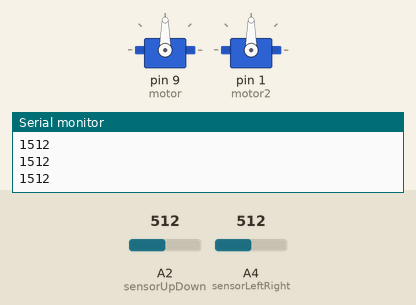
Recording of a sketch running on a simulated Arduino Uno, built with avr-gcc and run on an emulated ATmega328P. On the bench: 2 × servo, the last lines printed to the serial monitor. Inputs (shaded band) come from the test bench; at power-on: A2 (sensorUpDown) = 512, A4 (sensorLeftRight) = 512.

Above: at 1.2 s.
1.3 s: A2 (sensorUpDown) set to 0
At 2.5 s:
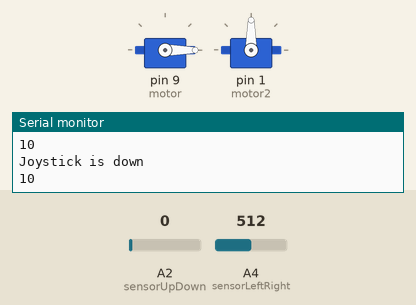
2.8 s: A4 (sensorLeftRight) set to 716
At 4.0 s:
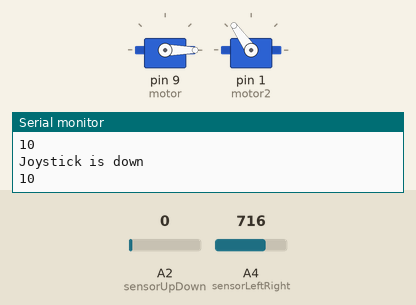
4.3 s: A2 (sensorUpDown) set to 1023
At 5.5 s:
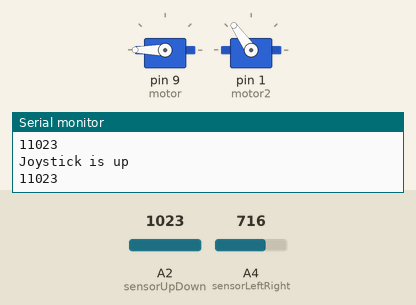
5.8 s: A4 (sensorLeftRight) set to 900
At 6.1 s:
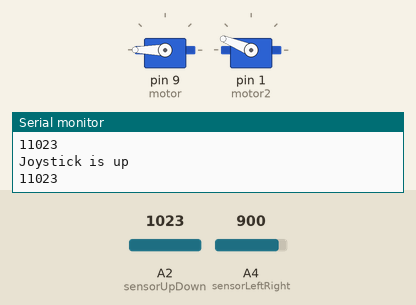
7.3 s: A2 (sensorUpDown) set to 1008
At 7.7 s:
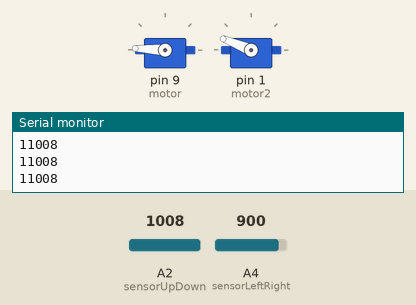
8.8 s: A4 (sensorLeftRight) set to 1023
At 9.3 s:
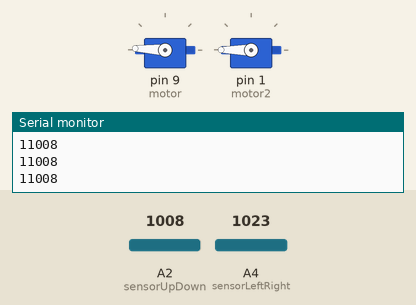
Timing chart, 0 to 11.3 s (numbered marks = the images above; inputs shaded):
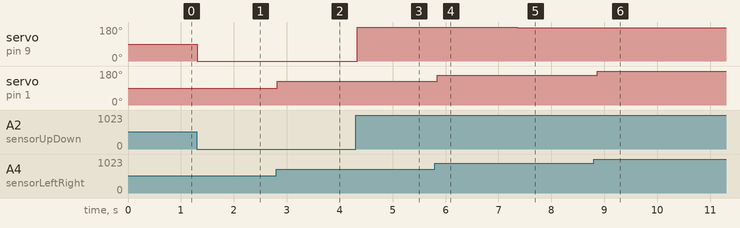

The sketch:

Jacob_joy_stick.ino
```cpp
// jacob joy stick
// this code reads the analog joy stick.
//10/26 joystick control servo motor.
#include <Servo.h>
Servo motor;
Servo motor2;


int sensorUpDown = A2;
int sensorLeftRight = A4;
int sensorSwitch = 48;
int ValueUpDown = 0;
int ValueLeftRight = 0;
int ValueSwitch = 0;
int sensorpin = 0;

int sensorvalue = 0;


void setup() {
  // put your setup code here, to run once:
motor.attach(9);
motor2.attach(1);
Serial.begin(9600);
pinMode (sensorpin, INPUT_PULLUP);


}

void loop() {
  // put your main code here, to run repeatedly:
/*
motor.write(1);
delay(1000);
motor.write(121);
delay(1000);
*/
int mapvalue = 0;
ValueUpDown = analogRead(sensorUpDown);
mapvalue = map(ValueUpDown, 0, 1023, 0, 180);
motor.write(mapvalue);

int mapvalue2 = 0;
ValueLeftRight = analogRead(sensorLeftRight);
mapvalue2 = map(ValueLeftRight, 0, 1023, 0, 180);
motor2.write(mapvalue2);


sensorvalue = digitalRead(sensorpin);
Serial.print(sensorvalue);

delay(100);
print_joystick_information( );


}
void print_joystick_information( ){
 Serial.println (ValueUpDown);
if (ValueUpDown == 1023){
  Serial.println ("Joystick is up");

}
if (ValueUpDown == 0) {
  Serial.println ("Joystick is down");


}
if (sensorvalue == 0) {
  Serial.println ("detected something");
}
}
```

Measured:
- after the input at 1.3 s, servo on pin 9 (motor): 90° → 0° at once
- after the input at 2.8 s, servo on pin 1 (motor2): 90° → 125° at once
- after the input at 4.3 s, servo on pin 9 (motor): 0° → 180° at once
- after the input at 5.8 s, servo on pin 1 (motor2): 125° → 158° after 0.05 s
- after the input at 7.3 s, servo on pin 9 (motor): 180° → 177° after 0.06 s
- after the input at 8.8 s, servo on pin 1 (motor2): 158° → 180° after 0.07 s
